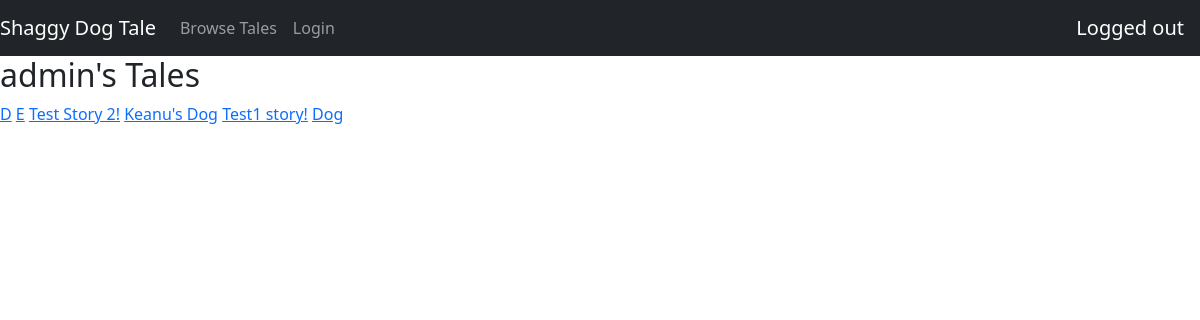
/shaggydogtale/contributed/1, run on the app's committed database.
### shaggydogtale/models.py (models this page shows, shortened)
class Contribution(models.Model):
    user = models.ForeignKey(User, related_name='contributions', on_delete=models.CASCADE)
    story = models.ForeignKey(Story, related_name='contributions', on_delete=models.CASCADE)
    section = models.CharField(max_length=1) # b = beginning, m = middle, e = end

class Story(models.Model):
    title = models.CharField(max_length=100)
    beginning = models.TextField(max_length=2000)
    middle = models.TextField(max_length=2000)
    end = models.TextField(max_length=2000)

### shaggydogtale/views.py (the view)
# urls.py: path('contributed', views.Contributed, name="contributed"),
def Contributed(request, user_id=None):
    title = None
    if user_id == None:
        contributions = Contribution.objects.filter(user = request.user)
        title = 'Your Tales'
    else:
        user = User.objects.get(id=user_id)
        contributions = Contribution.objects.filter(user = user)
        title = f'{user.username}\'s Tales'
    context = {
        'title': title,
        'contributions': contributions
    }
    return render(request, 'shaggydogtale/contributed.html', context)

### shaggydogtale/templates/shaggydogtale/contributed.html
{% extends 'shaggydogtale/base.html' %}
{% block body %}
<h2>{{title}}</h2>
    {% for contribution in contributions %}
        <a href="{% url 'shaggydogtale:view' contribution.story.id %}">{{contribution.story.title}}</a>
    {% endfor %}
{% endblock body %}

### data on the page
Contribution: story "D"
Contribution: story "E"
Contribution: story "Test Story 2!"
Contribution: story "Keanu's Dog"
Contribution: story "Test1 story!"
Contribution: story "Dog"

### other printed values
{{ title }} "admin's Tales"
